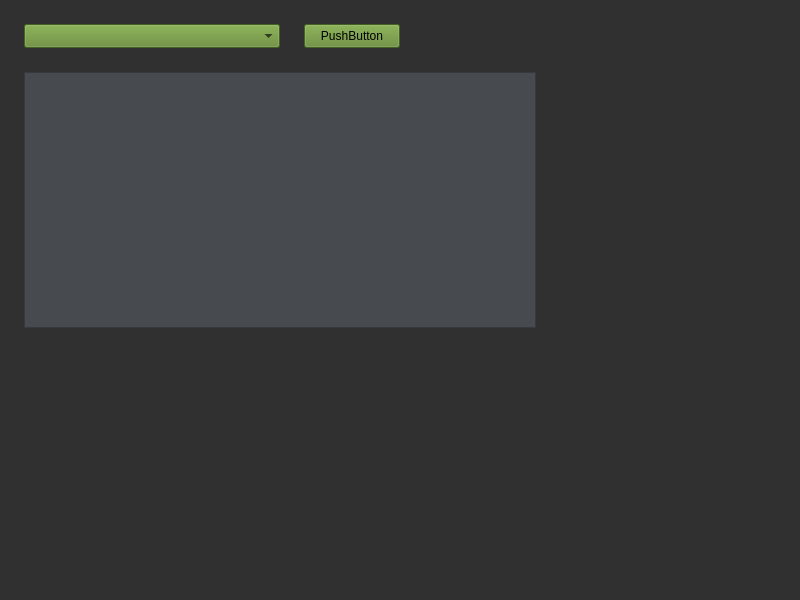
<?xml version="1.0" encoding="UTF-8"?>
<ui version="4.0">
 <class>MainWindow</class>
 <widget class="QMainWindow" name="MainWindow">
  <property name="geometry">
   <rect>
    <x>0</x>
    <y>0</y>
    <width>800</width>
    <height>600</height>
   </rect>
  </property>
  <property name="windowTitle">
   <string>MainWindow</string>
  </property>
  <property name="styleSheet">
   <string notr="true">background-color: rgb(48, 48, 48);</string>
  </property>
  <widget class="QWidget" name="centralwidget">
   <widget class="QComboBox" name="comboBox">
    <property name="geometry">
     <rect>
      <x>24</x>
      <y>24</y>
      <width>256</width>
      <height>24</height>
     </rect>
    </property>
    <property name="styleSheet">
     <string notr="true">background-color: rgb(97, 137, 47);</string>
    </property>
   </widget>
   <widget class="QPushButton" name="pushButton">
    <property name="geometry">
     <rect>
      <x>304</x>
      <y>24</y>
      <width>96</width>
      <height>24</height>
     </rect>
    </property>
    <property name="styleSheet">
     <string notr="true">background-color: rgb(97, 137, 47);</string>
    </property>
    <property name="text">
     <string>PushButton</string>
    </property>
   </widget>
   <widget class="QTextBrowser" name="textBrowser">
    <property name="geometry">
     <rect>
      <x>24</x>
      <y>72</y>
      <width>512</width>
      <height>256</height>
     </rect>
    </property>
    <property name="styleSheet">
     <string notr="true">background-color: rgb(71, 75, 79);</string>
    </property>
   </widget>
  </widget>
 </widget>
 <resources/>
 <connections/>
</ui>
